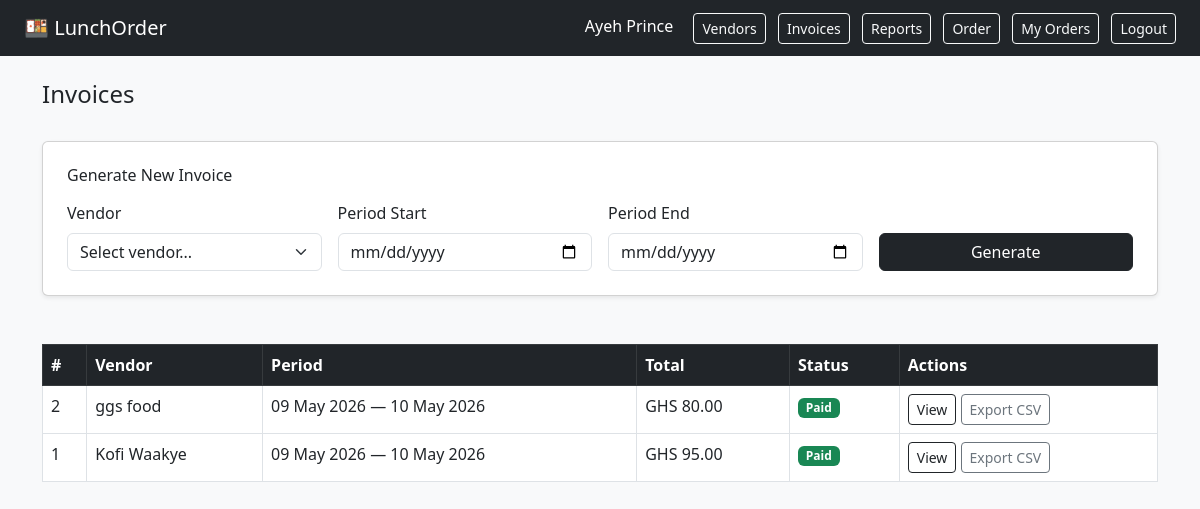
Page /invoices (signed in) on the committed database.
### app/models.py (models this page shows)
class Employee(UserMixin, db.Model):
    id = db.Column(db.Integer, primary_key=True)
    name = db.Column(db.String(100), nullable=False)
    email = db.Column(db.String(120), unique=True, nullable=False)
    password = db.Column(db.String(200), nullable=False)
    is_admin = db.Column(db.Boolean, default=False)
    orders = db.relationship('Order', backref='employee', lazy=True)

class Invoice(db.Model):
    id = db.Column(db.Integer, primary_key=True)
    vendor_id = db.Column(db.Integer, db.ForeignKey('vendor.id'), nullable=False)
    period_start = db.Column(db.Date, nullable=False)
    period_end = db.Column(db.Date, nullable=False)
    total_amount = db.Column(db.Float, nullable=False, default=0.0)
    status = db.Column(db.String(20), default='unpaid')
    created_at = db.Column(db.DateTime, default=datetime.utcnow)
    vendor = db.relationship('Vendor', backref='invoices')

class Vendor(db.Model):
    id = db.Column(db.Integer, primary_key=True)
    name = db.Column(db.String(100), nullable=False)
    contact_email = db.Column(db.String(120), nullable=False)
    phone = db.Column(db.String(20), nullable=False)
    cuisine_type = db.Column(db.String(50), nullable=False)
    is_active = db.Column(db.Boolean, default=False)
    order_deadline = db.Column(db.Time, nullable=True)
    menu_items = db.relationship('MenuItem', backref='vendor', lazy=True)

### app/invoices.py (the view)
@invoices_bp.route('/invoices')
@login_required
@admin_required
def invoice_list():
    invoices = Invoice.query.order_by(Invoice.created_at.desc()).all()
    vendors = Vendor.query.filter_by(is_active=True).all()
    return render_template('invoices/list.html', invoices=invoices, vendors=vendors)

### app/auth.py (called while the page is built)
@login_manager.user_loader
def load_user(user_id):
    return Employee.query.get(int(user_id))

### app/vendor.py (called while the page is built)
def admin_required(f):
    @wraps(f)
    def decorated(*args, **kwargs):
        if not current_user.is_admin:
            flash('Admin access required.', 'danger')
            return redirect(url_for('main.index'))
        return f(*args, **kwargs)
    return decorated

### app/templates/invoices/list.html (shortened to what this page needs)
{% extends "base.html" %}
{% block content %}
<div class="d-flex justify-content-between align-items-center mb-4">
    <h4>Invoices</h4>
</div>
<div class="card shadow-sm mb-5">
    <div class="card-body p-4">
        <h6 class="mb-3">Generate New Invoice</h6>
        <form method="POST" action="{{ url_for('invoices.generate_invoice') }}">
            <div class="row g-3">
                <div class="col-md-3">
                    <label class="form-label">Vendor</label>
                    <select name="vendor_id" class="form-select" required>
                        <option value="">Select vendor...</option>
                    </select>
                </div>
                <div class="col-md-3">
                    <label class="form-label">Period Start</label>
                    <input type="date" name="period_start" class="form-control" required>
                </div>
                <div class="col-md-3">
                    <label class="form-label">Period End</label>
                    <input type="date" name="period_end" class="form-control" required>
                </div>
                <div class="col-md-3 d-flex align-items-end">
                    <button type="submit" class="btn btn-dark w-100">Generate</button>
                </div>
            </div>
        </form>
    </div>
</div>
{% if invoices %}
<table class="table table-bordered bg-white">
    <thead class="table-dark">
        <tr>
            <th>#</th>
            <th>Vendor</th>
            <th>Period</th>
            <th>Total</th>
            <th>Status</th>
            <th>Actions</th>
        </tr>
    </thead>
    <tbody>
        {% for inv in invoices %}
        <tr>
            <td>{{ inv.id }}</td>
            <td>{{ inv.vendor.name }}</td>
            <td>{{ inv.period_start.strftime('%d %b %Y') }} — {{ inv.period_end.strftime('%d %b %Y') }}</td>
            <td>GHS {{ '%.2f'|format(inv.total_amount) }}</td>
            <td>
                {% if inv.status == 'paid' %}
                    <span class="badge bg-success">Paid</span>
                {% else %}
                    <span class="badge bg-warning text-dark">Unpaid</span>
                {% endif %}
            </td>
            <td>
                <a href="{{ url_for('invoices.invoice_detail', invoice_id=inv.id) }}" class="btn btn-sm btn-outline-dark">View</a>
                <a href="{{ url_for('invoices.export_invoice', invoice_id=inv.id) }}" class="btn btn-sm btn-outline-secondary">Export CSV</a>
            </td>
        </tr>
        {% endfor %}
    </tbody>
</table>
{% else %}
<p class="text-muted">No invoices yet. Generate your first one above.</p>
{% endif %}
{% endblock %}

### app/templates/base.html (shortened to what this page needs)
<!DOCTYPE html>
<html lang="en">
<head>
    <link href="https://cdn.jsdelivr.net/npm/bootstrap@5.3.0/dist/css/bootstrap.min.css" rel="stylesheet">
</head>
<body class="bg-light">
<nav class="navbar navbar-dark bg-dark px-4">
    <span class="navbar-brand">🍱 LunchOrder</span>
    <div>
        {% if current_user.is_authenticated %}
            <span class="text-white me-3">{{ current_user.name }}</span>
            {% if current_user.is_admin %}
                <a href="{{ url_for('vendor.vendor_list') }}" class="btn btn-outline-light btn-sm me-2">Vendors</a>
                <a href="{{ url_for('invoices.invoice_list') }}" class="btn btn-outline-light btn-sm me-2">Invoices</a>
                <a href="{{ url_for('reports.dashboard') }}" class="btn btn-outline-light btn-sm me-2">Reports</a>
            {% endif %}
            <a href="{{ url_for('orders.browse') }}" class="btn btn-outline-light btn-sm me-2">Order</a>
            <a href="{{ url_for('orders.my_orders') }}" class="btn btn-outline-light btn-sm me-2">My Orders</a>
            <a href="{{ url_for('auth.logout') }}" class="btn btn-outline-light btn-sm">Logout</a>
        {% else %}
            <a href="{{ url_for('auth.login') }}" class="btn btn-outline-light btn-sm me-2">Login</a>
            <a href="{{ url_for('auth.register') }}" class="btn btn-outline-light btn-sm">Register</a>
        {% endif %}
    </div>
</nav>
<div class="container mt-4">
    {% block content %}{% endblock %}
</div>
</body>
</html>

### rows in the picture
Employee: name "Ayeh Prince"
Invoice: id "2", vendor.name "ggs food", period_start "09 May 2026", period_end "10 May 2026", total_amount "80.00", status "Paid"
Invoice: id "1", vendor.name "Kofi Waakye", period_start "09 May 2026", period_end "10 May 2026", total_amount "95.00", status "Paid"
